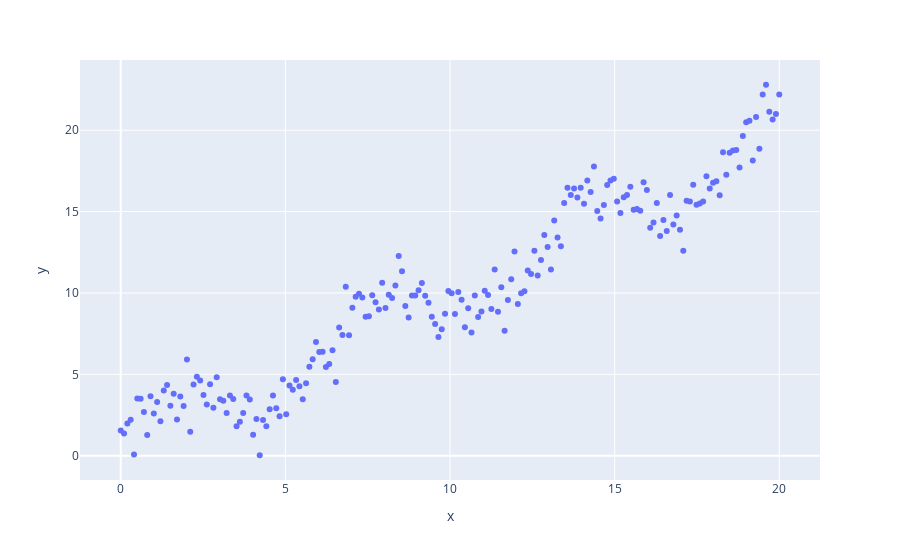

This figure's notebook cell:
### Code cell
import plotly.express as px

px.scatter(x=X, y=y)

### Figure 1 — Plotly figure (JSON) as saved in the notebook; plotly's stock layout.template omitted (floating-point values rounded to 4 significant figures; data arrays with more than 128 entries replaced by an {"elided": "..."} marker saying what was removed)
{"data": [{"hovertemplate": "x=%{x}<br>y=%{y}<extra></extra>", "legendgroup": "", "marker": {"color": "#636efa", "symbol": "circle"}, "mode": "markers", "name": "", "orientation": "v", "showlegend": false, "type": "scatter", "x": {"elided": "200 float values"}, "xaxis": "x", "y": {"elided": "200 float values"}, "yaxis": "y"}], "layout": {"legend": {"tracegroupgap": 0}, "margin": {"t": 60}, "xaxis": {"anchor": "y", "domain": [0, 1], "title": {"text": "x"}}, "yaxis": {"anchor": "x", "domain": [0, 1], "title": {"text": "y"}}}}
